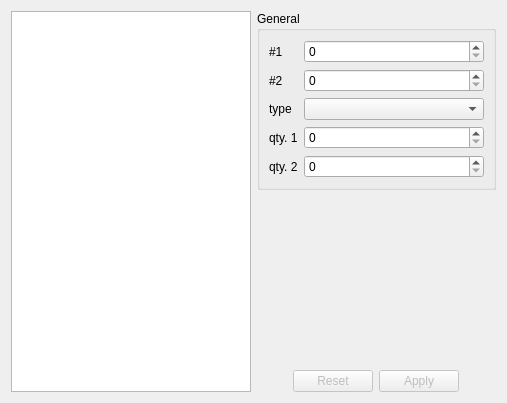
<?xml version="1.0" encoding="UTF-8"?>
<ui version="4.0">
 <class>EquipmentTab</class>
 <widget class="QWidget" name="EquipmentTab">
  <property name="geometry">
   <rect>
    <x>0</x>
    <y>0</y>
    <width>507</width>
    <height>403</height>
   </rect>
  </property>
  <property name="windowTitle">
   <string>Form</string>
  </property>
  <layout class="QVBoxLayout" name="verticalLayout_3">
   <item>
    <layout class="QHBoxLayout" name="horizontalLayout">
     <item>
      <widget class="QListWidget" name="listWidget">
       <property name="minimumSize">
        <size>
         <width>200</width>
         <height>0</height>
        </size>
       </property>
      </widget>
     </item>
     <item>
      <layout class="QVBoxLayout" name="verticalLayout">
       <item>
        <layout class="QHBoxLayout" name="horizontalLayout_7">
         <item>
          <widget class="QGroupBox" name="groupBox_4">
           <property name="title">
            <string>General</string>
           </property>
           <layout class="QVBoxLayout" name="verticalLayout_2">
            <item>
             <layout class="QFormLayout" name="formLayout">
              <item row="0" column="0">
               <widget class="QLabel" name="label">
                <property name="text">
                 <string>#1</string>
                </property>
               </widget>
              </item>
              <item row="0" column="1">
               <widget class="QSpinBox" name="num1SB">
                <property name="maximum">
                 <number>65535</number>
                </property>
               </widget>
              </item>
              <item row="1" column="0">
               <widget class="QLabel" name="label_2">
                <property name="text">
                 <string>#2</string>
                </property>
               </widget>
              </item>
              <item row="1" column="1">
               <widget class="QSpinBox" name="num2SB">
                <property name="maximum">
                 <number>65535</number>
                </property>
               </widget>
              </item>
              <item row="2" column="0">
               <widget class="QLabel" name="label_3">
                <property name="text">
                 <string>type</string>
                </property>
               </widget>
              </item>
              <item row="2" column="1">
               <widget class="QComboBox" name="itemCB">
                <property name="minimumSize">
                 <size>
                  <width>180</width>
                  <height>0</height>
                 </size>
                </property>
               </widget>
              </item>
              <item row="4" column="0">
               <widget class="QLabel" name="label_7">
                <property name="text">
                 <string>qty. 1</string>
                </property>
               </widget>
              </item>
              <item row="4" column="1">
               <widget class="QSpinBox" name="countSB">
                <property name="minimum">
                 <number>0</number>
                </property>
               </widget>
              </item>
              <item row="5" column="0">
               <widget class="QLabel" name="label_4">
                <property name="text">
                 <string>qty. 2</string>
                </property>
               </widget>
              </item>
              <item row="5" column="1">
               <widget class="QSpinBox" name="count2SB"/>
              </item>
             </layout>
            </item>
           </layout>
          </widget>
         </item>
        </layout>
       </item>
       <item>
        <spacer name="verticalSpacer">
         <property name="orientation">
          <enum>Qt::Vertical</enum>
         </property>
         <property name="sizeHint" stdset="0">
          <size>
           <width>20</width>
           <height>40</height>
          </size>
         </property>
        </spacer>
       </item>
       <item>
        <layout class="QHBoxLayout" name="horizontalLayout_3">
         <item>
          <spacer name="horizontalSpacer">
           <property name="orientation">
            <enum>Qt::Horizontal</enum>
           </property>
           <property name="sizeHint" stdset="0">
            <size>
             <width>40</width>
             <height>20</height>
            </size>
           </property>
          </spacer>
         </item>
         <item>
          <widget class="QPushButton" name="resetButton">
           <property name="enabled">
            <bool>false</bool>
           </property>
           <property name="text">
            <string>Reset</string>
           </property>
          </widget>
         </item>
         <item>
          <widget class="QPushButton" name="applyButton">
           <property name="enabled">
            <bool>false</bool>
           </property>
           <property name="text">
            <string>Apply</string>
           </property>
          </widget>
         </item>
         <item>
          <spacer name="horizontalSpacer_2">
           <property name="orientation">
            <enum>Qt::Horizontal</enum>
           </property>
           <property name="sizeHint" stdset="0">
            <size>
             <width>40</width>
             <height>20</height>
            </size>
           </property>
          </spacer>
         </item>
        </layout>
       </item>
      </layout>
     </item>
    </layout>
   </item>
  </layout>
 </widget>
 <resources/>
 <connections/>
</ui>
